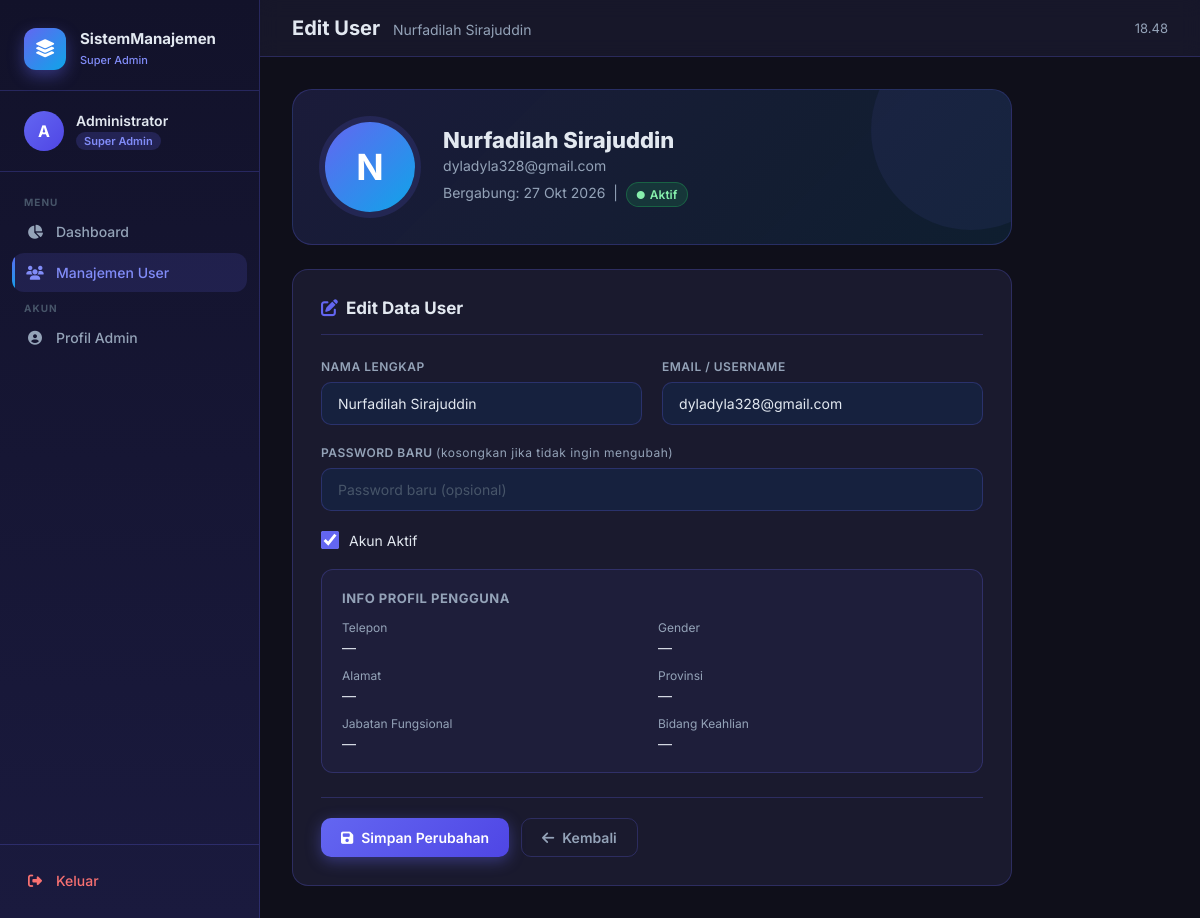
The app's page /app/admin/users/6/edit (signed in) with its own data.
### app/models.py (models this page shows, shortened)
class UserPengguna(models.Model):
    uuid = models.UUIDField(default=uuid.uuid4, editable=False, unique=True)
    user = models.OneToOneField(User, on_delete=models.CASCADE, primary_key=True, related_name="anggota")
    telp = models.CharField(max_length=15)
    gender = models.CharField(max_length=15, null=True, blank=True, choices=[
        ('Laki-laki', 'Laki-laki'),
        ('Perempuan', 'Perempuan'),
    ])
    alamat = models.CharField(max_length=50, null=True, blank=True)
    photo = models.ImageField(upload_to=rename_photo_anggota, null=True, blank=True)
    provinsi_anggota = models.ForeignKey(Provinsi, on_delete=models.SET_NULL, null=True, blank=True)
    jafung = models.CharField(max_length=100, null=True, blank=True)
    nuptk = models.CharField(max_length=20, null=True, blank=True, verbose_name='NUPTK')
    bidang_keahlian = models.CharField(max_length=100, null=True, blank=True)
    link_sinta = models.URLField(max_length=200, verbose_name='Link Sinta')
    link_scopus = models.URLField(max_length=200, null=True, blank=True, verbose_name='Link Scopus')
    link_google_scholar = models.URLField(max_length=200, null=True, blank=True, verbose_name='Link Google Scholar')
    link_orcid = models.URLField(max_length=200, null=True, blank=True, verbose_name='Link ORCID')
    class Meta:
        verbose_name = 'Anggota'
        verbose_name_plural = 'Anggota'

### app/views_admin.py (the view, shortened to what this page needs)
# urls.py: path('admin/users/<int:user_id>/edit', views_admin.user_edit, name='user_edit'),
@admin_required
def user_edit(request, user_id):
    user = get_object_or_404(User, pk=user_id, last_name='Pengguna')
    pengguna = UserPengguna.objects.filter(user=user).first()
    context = {
        'title': 'Edit User',
        'heading': 'Edit Data User',
        'edit_user': user,
        'pengguna': pengguna,
    }
    return render(request, 'admin_super/user_edit.html', context)

### templates/admin_super/user_edit.html (shortened to what this page needs)
{% extends 'dashboard_base.html' %}
{% block role_label %}Super Admin{% endblock %}
{% block role_badge %}Super Admin{% endblock %}
{% block sidebar_nav %}
<p class="nav-section-label">Menu</p>
<a href="{% url 'app:dashboard' %}" class="nav-item">
  <i class="fa-solid fa-chart-pie"></i> Dashboard
</a>
<a href="{% url 'app:user_list' %}" class="nav-item active">
  <i class="fa-solid fa-users"></i> Manajemen User
</a>
<p class="nav-section-label">Akun</p>
<a href="{% url 'app:profile_admin' %}" class="nav-item">
  <i class="fa-solid fa-circle-user"></i> Profil Admin
</a>
{% endblock %}
{% block page_title %}Edit User{% endblock %}
{% block page_subtitle %}{{ edit_user.first_name }}{% endblock %}
{% block page_body %}
<div style="max-width: 720px;">
  <div class="profile-header-card" style="margin-bottom: 24px;">
    {% if pengguna and pengguna.photo %}
      <img src="{{ pengguna.photo.url }}" alt="Foto" class="profile-avatar-large" />
    {% else %}
      <div class="profile-avatar-large-placeholder">{{ edit_user.first_name|first|upper }}</div>
    {% endif %}
    <div class="profile-header-info">
      <h2>{{ edit_user.first_name }}</h2>
      <p>{{ edit_user.email }}</p>
      <p style="margin-top: 8px;">
        Bergabung: {{ edit_user.date_joined|date:"d M Y" }}
        &nbsp;|&nbsp;
        {% if edit_user.is_active %}
          <span class="badge badge-success"><i class="fa-solid fa-circle" style="font-size:8px;"></i> Aktif</span>
        {% else %}
          <span class="badge badge-danger"><i class="fa-solid fa-circle" style="font-size:8px;"></i> Nonaktif</span>
        {% endif %}
      </p>
    </div>
  </div>
  <div class="form-card">
    <div class="form-card-title"><i class="fa-solid fa-pen-to-square" style="color:var(--primary);margin-right:8px;"></i>Edit Data User</div>
    <form method="POST" action="{% url 'app:user_edit' edit_user.pk %}">
      <div class="form-grid">
        <div class="form-group-dash">
          <label class="form-label-dash" for="first_name">Nama Lengkap</label>
          <input type="text" id="first_name" name="first_name" class="form-input-dash"
            value="{{ edit_user.first_name }}" placeholder="Nama lengkap" required />
        </div>
        <div class="form-group-dash">
          <label class="form-label-dash" for="email">Email / Username</label>
          <input type="email" id="email" name="email" class="form-input-dash"
            value="{{ edit_user.email }}" placeholder="email@domain.com" required />
        </div>
      </div>
      <div class="form-group-dash">
        <label class="form-label-dash" for="new_password">Password Baru <span style="color: var(--text-muted); font-weight:400; text-transform:none;">(kosongkan jika tidak ingin mengubah)</span></label>
        <input type="password" id="new_password" name="new_password" class="form-input-dash"
          placeholder="Password baru (opsional)" autocomplete="new-password" />
      </div>
      <div class="form-group-dash">
        <label style="display:flex; align-items:center; gap:10px; cursor:pointer;">
          <input type="checkbox" name="is_active" id="is_active" {% if edit_user.is_active %}checked{% endif %}
            style="width:18px;height:18px;accent-color:var(--primary);cursor:pointer;" />
          <span style="font-size:14px; color:var(--text);">Akun Aktif</span>
        </label>
      </div>
      {% if pengguna %}
      <div style="background: rgba(99,102,241,0.06); border: 1px solid var(--border); border-radius: 12px; padding: 20px; margin-top: 8px;">
        <div style="font-size: 13px; font-weight: 700; color: var(--text-muted); margin-bottom: 14px; text-transform: uppercase; letter-spacing: 0.5px;">Info Profil Pengguna</div>
        <div class="form-grid" style="gap:12px;">
          <div>
            <div style="font-size:12px;color:var(--text-muted);margin-bottom:4px;">Telepon</div>
            <div style="font-size:14px;color:var(--text);">{{ pengguna.telp|default:"—" }}</div>
          </div>
          <div>
            <div style="font-size:12px;color:var(--text-muted);margin-bottom:4px;">Gender</div>
            <div style="font-size:14px;color:var(--text);">{{ pengguna.gender|default:"—" }}</div>
          </div>
          <div>
            <div style="font-size:12px;color:var(--text-muted);margin-bottom:4px;">Alamat</div>
            <div style="font-size:14px;color:var(--text);">{{ pengguna.alamat|default:"—" }}</div>
          </div>
          <div>
            <div style="font-size:12px;color:var(--text-muted);margin-bottom:4px;">Provinsi</div>
            <div style="font-size:14px;color:var(--text);">{{ pengguna.provinsi_anggota|default:"—" }}</div>
          </div>
          <div>
            <div style="font-size:12px;color:var(--text-muted);margin-bottom:4px;">Jabatan Fungsional</div>
            <div style="font-size:14px;color:var(--text);">{{ pengguna.jafung|default:"—" }}</div>
          </div>
          <div>
            <div style="font-size:12px;color:var(--text-muted);margin-bottom:4px;">Bidang Keahlian</div>
            <div style="font-size:14px;color:var(--text);">{{ pengguna.bidang_keahlian|default:"—" }}</div>
          </div>
        </div>
      </div>
      {% endif %}
      <div class="form-footer">
        <button type="submit" class="btn btn-primary" id="btn-save-user">
          <i class="fa-solid fa-floppy-disk"></i> Simpan Perubahan
        </button>
        <a href="{% url 'app:user_list' %}" class="btn btn-ghost">
          <i class="fa-solid fa-arrow-left"></i> Kembali
        </a>
      </div>
    </form>
  </div>
</div>
{% endblock %}

### templates/dashboard_base.html (shortened to what this page needs)
{% extends 'base.html' %}
{% block content %}
<div class="dashboard-layout">
  <nav class="sidebar">
    <div class="sidebar-header">
      <div class="sidebar-logo-icon"><i class="fa-solid fa-layer-group"></i></div>
      <div class="sidebar-logo-text">
        <h3>SistemManajemen</h3>
        <span>{% block role_label %}Admin{% endblock %}</span>
      </div>
    </div>
    <div class="sidebar-user">
      {% if photo %}
        <img src="{{ photo.url }}" alt="Foto Profil" class="sidebar-avatar" />
      {% else %}
        <div class="sidebar-avatar-placeholder">{{ request.user.first_name|first|upper }}</div>
      {% endif %}
      <div class="sidebar-user-info">
        <div class="name">{{ request.user.first_name }}</div>
        <span class="role">{% block role_badge %}User{% endblock %}</span>
      </div>
    </div>
    <div class="sidebar-nav">
      {% block sidebar_nav %}{% endblock %}
    </div>
    <div class="sidebar-footer">
      <a href="{% url 'logout' %}" class="nav-item" style="color: #f87171;">
        <i class="fa-solid fa-right-from-bracket"></i> Keluar
      </a>
    </div>
  </nav>
  <main class="main-content">
    <div class="topbar">
      <div>
        <div class="topbar-title">
          {% block page_title %}Dashboard{% endblock %}
          <span>{% block page_subtitle %}{% endblock %}</span>
        </div>
      </div>
      <div class="topbar-actions">
        <span class="topbar-time" id="clock"></span>
      </div>
    </div>
    <div class="page-body">
      {% block page_body %}{% endblock %}
    </div>
  </main>
</div>
{% endblock %}

### records on screen
UserPengguna: telp "—", gender "—", alamat "—", provinsi_anggota "—", jafung "—", bidang_keahlian "—"

### other values on screen
{{ request.user.first_name|first|upper }} "A"
{{ request.user.first_name }} "Administrator"
{{ edit_user.first_name }} "Nurfadilah Sirajuddin"
{{ edit_user.first_name|first|upper }} "N"
{{ edit_user.email }} "dyladyla328@gmail.com"
{{ edit_user.date_joined|date:"d M Y" }} "27 Okt 2026"
